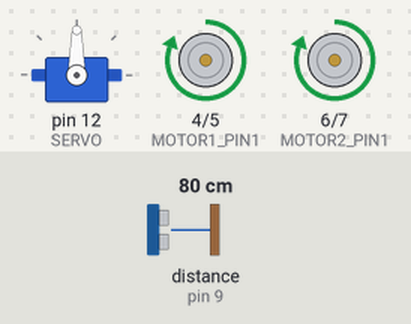
The sketch below on a simulated Arduino Uno, built with avr-gcc and run on an emulated ATmega328P. Parts: servo, motor-driver pin pairs drawn as motors (green arrow = first pin HIGH = forward, orange = second pin HIGH = backward, longer = more drive). Inputs (shaded band) come from the test bench; at power-on: distance to the obstacle (sensor on pin 9) 80 cm. The echo pulse lasts 58.3 µs per cm.

Above: at 0.72 s.
1.3 s: distance to the obstacle (sensor on pin 9) set to 17 cm
At 1.54 s:
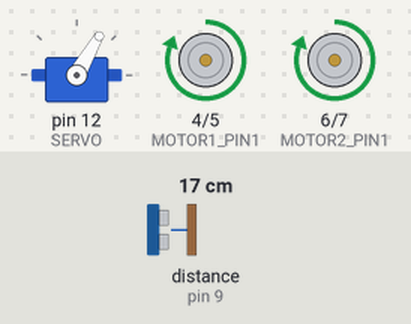
4.3 s: distance to the obstacle (sensor on pin 9) set to 12 cm
At 5.7 s:
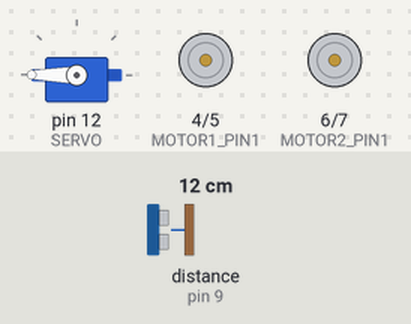
7.3 s: distance to the obstacle (sensor on pin 9) set to 18 cm
10.3 s: distance to the obstacle (sensor on pin 9) set to 2 cm
At 12.3 s:
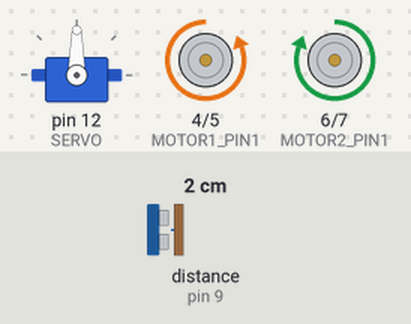
13.3 s: distance to the obstacle (sensor on pin 9) set to 35 cm
Timing chart, 0 to 17.3 s (numbered marks = the images above; inputs shaded):
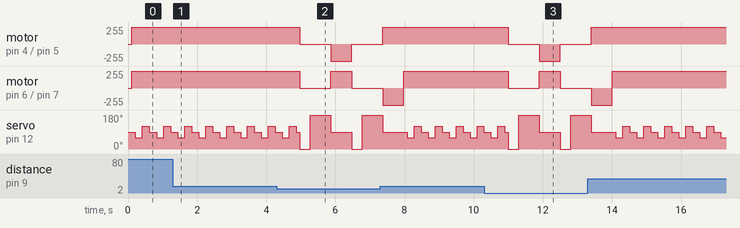

The sketch:

RobotWorkshop2018.ino
```cpp
#include <Servo.h>
#include <NewPing.h>

#define MOTOR1_PIN1 4
#define MOTOR1_PIN2 5

#define MOTOR2_PIN1 6
#define MOTOR2_PIN2 7

#define TRIG 8
#define ECHO 9
#define MAX_DISTANCE 200

#define SERVO 12

const int THRESHOLD = 15;

NewPing sonar(TRIG, ECHO, MAX_DISTANCE);
Servo servo;

void setup(){
  pinMode(MOTOR1_PIN1, OUTPUT);
  pinMode(MOTOR1_PIN2, OUTPUT);
  pinMode(MOTOR2_PIN1, OUTPUT);
  pinMode(MOTOR2_PIN2, OUTPUT);

  pinMode(TRIG, OUTPUT);
  pinMode(ECHO, INPUT);

  pinMode(SERVO, OUTPUT);

  servo.attach(SERVO);

}

void loop(){
  int distance = measureDistance();
  delay(100);

  while(distance >= THRESHOLD) {
    forward();
    int dist0 = measureDistance();
    delay(100);
    turnServo(60);
    delay(100);
    int dist1 = measureDistance();
    delay(100);
    turnServo(120);
    delay(100);
    int dist2 = measureDistance();
    delay(100);
    turnServo(90);
    delay(100);
    distance = min(dist0, dist1);
    distance = min(distance, dist2);
  }
  stopMovement();

  turnServo(0);
  delay(300);
  int rightDistance = measureDistance();
  turnServo(180);
  delay(600);
  int leftDistance = measureDistance();
  turnServo(90);
  if(leftDistance > rightDistance)
    turnLeft();
  else
    turnRight();
  delay(500);
  turnServo(90);
}

int measureDistance(){
  int distance = sonar.ping_cm();
  if(distance == 0) return MAX_DISTANCE;
  return distance;
}

void turnServo(int val){
  servo.write(val);
}

void forward(){
  rightMotorForward();
  leftMotorForward();
}

void backward(){
  rightMotorBackward();
  leftMotorBackward();
}

void turnLeft(){
  rightMotorForward();
  leftMotorBackward();
}

void turnRight(){
  rightMotorBackward();
  leftMotorForward();
}

void stopMovement(){
  digitalWrite(MOTOR1_PIN1, LOW);
  digitalWrite(MOTOR1_PIN2, LOW);
  digitalWrite(MOTOR2_PIN1, LOW);
  digitalWrite(MOTOR2_PIN2, LOW);
}

void rightMotorForward(){
  digitalWrite(MOTOR1_PIN1, HIGH);
  digitalWrite(MOTOR1_PIN2, LOW);
}

void rightMotorBackward() {
  digitalWrite(MOTOR1_PIN1, LOW);
  digitalWrite(MOTOR1_PIN2, HIGH);
}

void leftMotorForward(){
  digitalWrite(MOTOR2_PIN1, HIGH);
  digitalWrite(MOTOR2_PIN2, LOW);
}

void leftMotorBackward(){
  digitalWrite(MOTOR2_PIN1, LOW);
  digitalWrite(MOTOR2_PIN2, HIGH);
}
```

Measured:
- the behaviour switches between 15 and 14 cm on distance to the obstacle (sensor on pin 9) (found by bisection; images 1 and 2)
- after the input at 4.3 s, motor on pin 4 (MOTOR1_PIN1) / pin 5 (MOTOR1_PIN2): forward 255/255 → stopped after 0.67 s, → backward 255/255 0.90 s later, → stopped 0.60 s later; motor on pin 6 (MOTOR2_PIN1) / pin 7 (MOTOR2_PIN2): forward 255/255 → stopped after 0.67 s, → forward 255/255 0.90 s later, → stopped 0.60 s later
- after the input at 10.3 s, motor on pin 4 (MOTOR1_PIN1) / pin 5 (MOTOR1_PIN2): forward 255/255 → stopped after 0.70 s, → backward 255/255 0.90 s later, → stopped 0.60 s later; motor on pin 6 (MOTOR2_PIN1) / pin 7 (MOTOR2_PIN2): forward 255/255 → stopped after 0.70 s, → forward 255/255 0.90 s later, → stopped 0.60 s later
- by itself, servo on pin 12 (SERVO): repeats every 0.61 s: 60° 0.20 s, 120° 0.20 s, 90° 0.20 s
